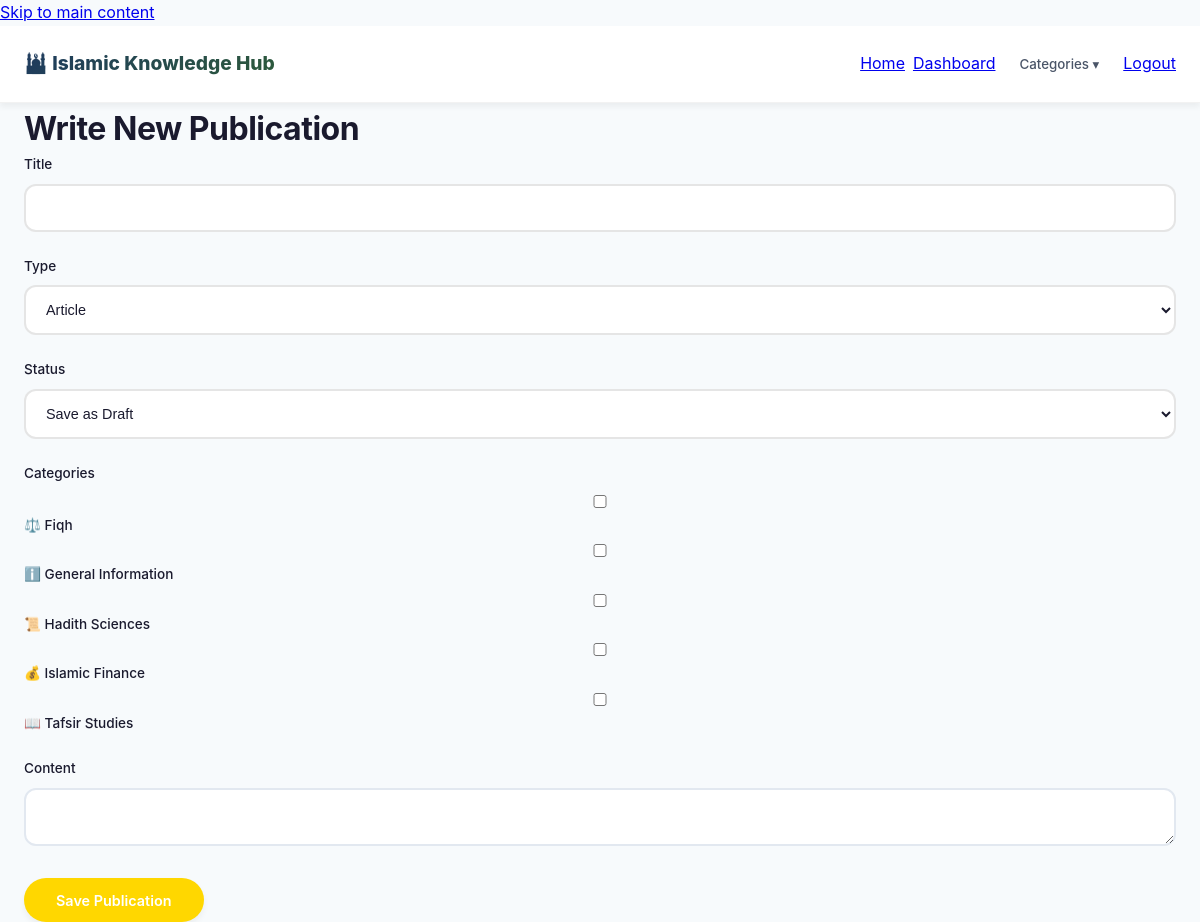
Page /write-post.php (signed in) on the committed database.
### tables this page shows
CREATE TABLE `categories` (
    `id` INT(11) NOT NULL AUTO_INCREMENT,
    `name_en` VARCHAR(50) NOT NULL,
    `name_bm` VARCHAR(50) NOT NULL,
    `slug` VARCHAR(50) NOT NULL,
    `description` TEXT DEFAULT NULL,
    `icon` VARCHAR(50) DEFAULT NULL,
    PRIMARY KEY (`id`),
    UNIQUE KEY `slug` (`slug`)
);

### write-post.php (the view, shortened to what this page needs)
<?php
require_once 'config/database.php';
$categories = [];
if (isset($pdo) && $pdo) {
    try {
        $navCategories = $pdo->query("SELECT * FROM categories ORDER BY name_en")->fetchAll();
        $categories = $pdo->query("SELECT * FROM categories ORDER BY name_en")->fetchAll();
    } catch (Exception $e) {
        $db_error = $db_error ?? $e->getMessage();
        $navCategories = [];
        $categories = [];
    }
} else {
    $db_error = $db_error ?? 'Database unavailable.';
}
?>
<!DOCTYPE html>
<html lang="en">
<head><meta charset="UTF-8"><meta name="viewport" content="width=device-width, initial-scale=1.0"><title>Write Publication</title><link rel="stylesheet" href="css/islamic-style.css"><link rel="stylesheet" href="css/style.css">
</head>
<body>
    <nav class="navbar">
        <div class="container">
            <div class="nav-brand"><a href="index.php">🕌 Islamic Knowledge Hub</a></div>
            <div class="nav-menu">
                <a href="index.php">Home</a>
                <a href="dashboard.php">Dashboard</a>
                <div class="dropdown">
                    <button class="dropdown-btn">Categories ▾</button>
                </div>
                <a href="logout.php">Logout</a>
            </div>
        </div>
    </nav>
    <main class="container"><div class="write-post-container"><h1>Write New Publication</h1>
    <form method="POST">
        <div class="form-group"><label>Title</label><input type="text" name="title" required></div>
        <div class="form-row">
            <div class="form-group"><label>Type</label><select name="post_type"><option value="article">Article</option></select></div>
            <div class="form-group"><label>Status</label><select name="status"><option value="draft">Save as Draft</option><option value="published">Publish Now</option></select></div>
        </div>
        <div class="form-group">
            <label>Categories</label>
            <div class="category-checkboxes">
                <?php foreach($categories as $cat): ?>
                    <label style="display:block;margin:6px 0;"><input type="checkbox" name="categories[]" value="<?php echo $cat['id']; ?>"> <?php echo htmlspecialchars($cat['icon'].' '.$cat['name_en']); ?></label>
                <?php endforeach; ?>
            </div>
        </div>
        <div class="form-group"><label>Content</label><textarea id="content" name="content"></textarea></div>
        <button type="submit" class="btn btn-primary">Save Publication</button>
    </form></div></main>
</body>
</html>

### css/islamic-style.css (style rules this page uses)
* { margin: 0; padding: 0; box-sizing: border-box; }
body { font-family: 'Inter', 'Segoe UI', system-ui, -apple-system, sans-serif; line-height: 1.6; color: #1a1a2e; background: linear-gradient(135deg, #f5f7fa 0%, #e9ecef 100%); min-height: 100vh; overflow-x: hidden; }
.container { max-width: 1280px; margin: 0 auto; padding: 0 16px; }
.navbar { background: rgba(255, 255, 255, 0.95); backdrop-filter: blur(10px); box-shadow: 0 4px 20px rgba(0, 0, 0, 0.05); position: sticky; top: 0; z-index: 1000; border-bottom: 1px solid rgba(0, 0, 0, 0.05); }
.navbar .container { display: flex; flex-direction: column; padding: 0.8rem 16px; }
.nav-brand { display: flex; justify-content: space-between; align-items: center; width: 100%; margin-bottom: 0.8rem; }
.nav-brand a { font-size: 1.2rem; font-weight: 800; background: linear-gradient(135deg, #1e3a5f, #2d5a3b, #1e3a5f); background-size: 200% 200%; -webkit-background-clip: text; background-clip: text; color: transparent; text-decoration: none; animation: gradientShift 5s ease infinite; }
.nav-menu { display: none; flex-direction: column; gap: 0.5rem; width: 100%; margin-top: 0.5rem; }
.btn-primary { background: linear-gradient(135deg, #1e3a5f, #2d5a3b); color: white !important; border-radius: 50px; padding: 0.5rem 1rem; text-align: center; }
.form-group { margin-bottom: 1rem; }
.form-group label { display: block; margin-bottom: 0.3rem; font-weight: 500; font-size: 0.85rem; }
.form-group input, .form-group select, .form-group textarea { width: 100%; padding: 0.7rem; border: 2px solid #e2e8f0; border-radius: 12px; font-size: 0.9rem; }
.btn { padding: 0.7rem 1.2rem; font-size: 0.9rem; border: none; border-radius: 12px; font-weight: 600; cursor: pointer; }
@media (min-width: 768px) { .container { padding: 0 24px; } }
@media (min-width: 768px) { .navbar .container { flex-direction: row; justify-content: space-between; align-items: center; padding: 1rem 24px; } }
@media (min-width: 768px) { .nav-brand { width: auto; margin-bottom: 0; } }
@media (min-width: 768px) { .nav-menu { display: flex !important; flex-direction: row; width: auto; margin-top: 0; gap: 0.5rem; } }
button, .btn, .nav-link, .btn-small, .read-more { cursor: pointer; min-height: 44px; display: inline-flex; align-items: center; justify-content: center; }
html { scroll-behavior: smooth; }

### rows in the picture
categories: icon+name_en "⚖️ Fiqh"
categories: icon+name_en "ℹ️ General Information"
categories: icon+name_en "📜 Hadith Sciences"
categories: icon+name_en "💰 Islamic Finance"
categories: icon+name_en "📖 Tafsir Studies"
